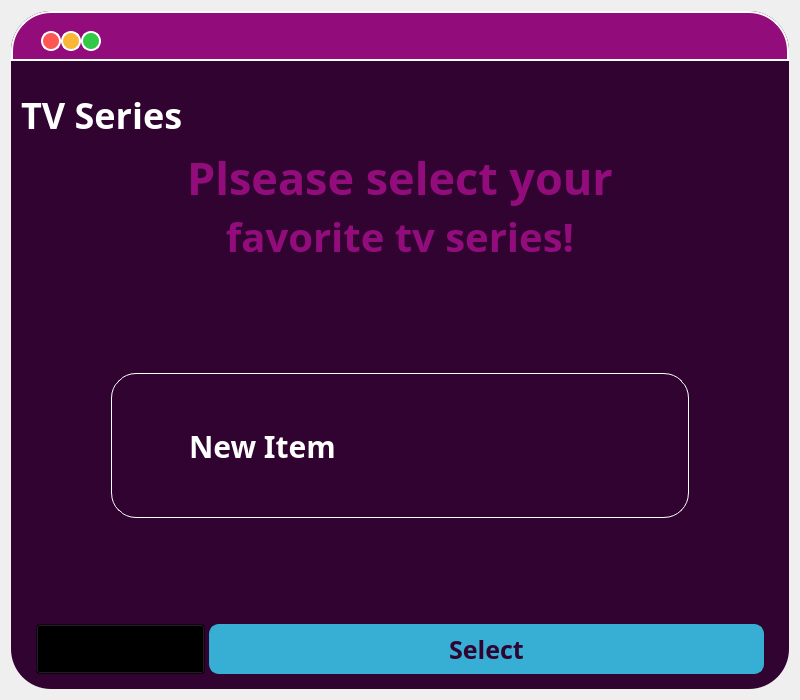
<?xml version="1.0" encoding="UTF-8"?>
<ui version="4.0">
 <class>MainWindow</class>
 <widget class="QMainWindow" name="MainWindow">
  <property name="geometry">
   <rect>
    <x>0</x>
    <y>0</y>
    <width>800</width>
    <height>600</height>
   </rect>
  </property>
  <property name="windowTitle">
   <string>MainWindow</string>
  </property>
  <widget class="QWidget" name="centralwidgetChooseTVSeries">
   <layout class="QVBoxLayout" name="verticalLayout">
    <property name="leftMargin">
     <number>11</number>
    </property>
    <property name="topMargin">
     <number>11</number>
    </property>
    <property name="rightMargin">
     <number>11</number>
    </property>
    <property name="bottomMargin">
     <number>11</number>
    </property>
    <item>
     <widget class="QFrame" name="chooseTvSeriesFrame">
      <property name="styleSheet">
       <string notr="true">QFrame{background:#300331;
border-style: solid;
  border-color: red;
border-radius:40;}


QPushButton:hover {
background: qradialgradient(
cx: 0.3, cy: -0.4, fx: 0.3, fy: -0.4,
radius: 1.35, stop: 0 #fff, stop: 1 #bbb
);
}

QSplitter::handle {
    background: none;
}

QPushButton:pressed {
border-style: inset;
background: qradialgradient(
cx: 0.4, cy: -0.1, fx: 0.4, fy: -0.1,
radius: 1.35, stop: 0 #fff, stop: 1 #ddd
);}</string>
      </property>
      <property name="frameShape">
       <enum>QFrame::StyledPanel</enum>
      </property>
      <property name="frameShadow">
       <enum>QFrame::Raised</enum>
      </property>
      <layout class="QHBoxLayout" name="horizontalLayout_2">
       <property name="leftMargin">
        <number>0</number>
       </property>
       <property name="topMargin">
        <number>0</number>
       </property>
       <property name="rightMargin">
        <number>0</number>
       </property>
       <property name="bottomMargin">
        <number>0</number>
       </property>
       <item>
        <widget class="QSplitter" name="splitter_2">
         <property name="styleSheet">
          <string notr="true">background:none;</string>
         </property>
         <property name="orientation">
          <enum>Qt::Vertical</enum>
         </property>
         <widget class="QWidget" name="layoutWidget_4">
          <layout class="QVBoxLayout" name="barLogo_2">
           <item>
            <widget class="QGroupBox" name="TabBar_2">
             <property name="minimumSize">
              <size>
               <width>0</width>
               <height>50</height>
              </size>
             </property>
             <property name="maximumSize">
              <size>
               <width>16777215</width>
               <height>50</height>
              </size>
             </property>
             <property name="styleSheet">
              <string notr="true">background:#920C7C;
border: 2px solid white;
border-radius:0;
border-top-left-radius: 40;
border-top-right-radius: 40;
</string>
             </property>
             <property name="title">
              <string/>
             </property>
             <widget class="QPushButton" name="btnClose">
              <property name="geometry">
               <rect>
                <x>30</x>
                <y>20</y>
                <width>20</width>
                <height>20</height>
               </rect>
              </property>
              <property name="styleSheet">
               <string notr="true">QPushButton{
background-color: #FD5754;
border-style: solid;
border-color: white;
border-width: 2px;
border-radius: 10px;
}

QPushButton:hover {
background: #37AED4;
}

QPushButton:pressed {
border-style: inset;
background: qradialgradient(
cx: 0.4, cy: -0.1, fx: 0.4, fy: -0.1,
radius: 1.35, stop: 0 #fff, stop: 1 #ddd
);}</string>
              </property>
              <property name="text">
               <string/>
              </property>
             </widget>
             <widget class="QPushButton" name="btnMinimize">
              <property name="geometry">
               <rect>
                <x>50</x>
                <y>20</y>
                <width>20</width>
                <height>20</height>
               </rect>
              </property>
              <property name="styleSheet">
               <string notr="true">QPushButton{
background-color: #F9B637;
border-style: solid;
border-color: white;
border-width: 2px;
border-radius: 10px;
}

QPushButton:hover {
background: #37AED4;
}

QPushButton:pressed {
border-style: inset;
background: qradialgradient(
cx: 0.4, cy: -0.1, fx: 0.4, fy: -0.1,
radius: 1.35, stop: 0 #fff, stop: 1 #ddd
);}</string>
              </property>
              <property name="text">
               <string/>
              </property>
             </widget>
             <widget class="QPushButton" name="btnZoom">
              <property name="geometry">
               <rect>
                <x>70</x>
                <y>20</y>
                <width>20</width>
                <height>20</height>
               </rect>
              </property>
              <property name="styleSheet">
               <string notr="true">QPushButton{
background-color: #34C848;
border-style: solid;
border-color: white;
border-width: 2px;
border-radius: 10px;
}


QPushButton:hover {
background: #37AED4;
}

QPushButton:pressed {
border-style: inset;
background: qradialgradient(
cx: 0.4, cy: -0.1, fx: 0.4, fy: -0.1,
radius: 1.35, stop: 0 #fff, stop: 1 #ddd
);}</string>
              </property>
              <property name="text">
               <string/>
              </property>
             </widget>
            </widget>
           </item>
           <item>
            <widget class="QGroupBox" name="BooksLogo_2">
             <property name="minimumSize">
              <size>
               <width>0</width>
               <height>75</height>
              </size>
             </property>
             <property name="styleSheet">
              <string notr="true">border:none;</string>
             </property>
             <property name="title">
              <string/>
             </property>
             <widget class="QLabel" name="label_10">
              <property name="geometry">
               <rect>
                <x>10</x>
                <y>10</y>
                <width>511</width>
                <height>75</height>
               </rect>
              </property>
              <property name="minimumSize">
               <size>
                <width>50</width>
                <height>75</height>
               </size>
              </property>
              <property name="styleSheet">
               <string notr="true">background:none;
font-size:36px;
color:white;
font-weight:bold;
font-family:google sans;
image: url(:/logo/img/RecSy.png);</string>
              </property>
              <property name="text">
               <string>TV Series</string>
              </property>
              <property name="margin">
               <number>50</number>
              </property>
             </widget>
            </widget>
           </item>
          </layout>
         </widget>
         <widget class="QWidget" name="layoutWidget_5">
          <layout class="QVBoxLayout" name="WholeBody_2">
           <property name="sizeConstraint">
            <enum>QLayout::SetDefaultConstraint</enum>
           </property>
           <property name="leftMargin">
            <number>25</number>
           </property>
           <property name="rightMargin">
            <number>25</number>
           </property>
           <property name="bottomMargin">
            <number>15</number>
           </property>
           <item>
            <widget class="QSplitter" name="body_2">
             <property name="styleSheet">
              <string notr="true">QSplitter::handle {
    background: none;
}</string>
             </property>
             <property name="orientation">
              <enum>Qt::Vertical</enum>
             </property>
             <widget class="QSplitter" name="hereIs_2">
              <property name="orientation">
               <enum>Qt::Vertical</enum>
              </property>
              <widget class="QWidget" name="layoutWidget_6">
               <layout class="QVBoxLayout" name="verticalLayout_4">
                <property name="spacing">
                 <number>0</number>
                </property>
                <property name="sizeConstraint">
                 <enum>QLayout::SetDefaultConstraint</enum>
                </property>
                <property name="bottomMargin">
                 <number>50</number>
                </property>
                <item>
                 <widget class="QLabel" name="label_4">
                  <property name="styleSheet">
                   <string notr="true">QLabel{
font-size:45px;
color:#920C7C;
font-weight:bold;
font-family:Google Sans;
}</string>
                  </property>
                  <property name="text">
                   <string>Plsease select your</string>
                  </property>
                  <property name="alignment">
                   <set>Qt::AlignCenter</set>
                  </property>
                 </widget>
                </item>
                <item>
                 <widget class="QLabel" name="label_5">
                  <property name="styleSheet">
                   <string notr="true">QLabel{
font-size:40px;
color:#920C7C;
font-weight:bold;
font-family:Google Sans;
}</string>
                  </property>
                  <property name="text">
                   <string>favorite tv series!</string>
                  </property>
                  <property name="alignment">
                   <set>Qt::AlignCenter</set>
                  </property>
                  <property name="margin">
                   <number>0</number>
                  </property>
                 </widget>
                </item>
               </layout>
              </widget>
             </widget>
             <widget class="QComboBox" name="comboBox_TvSeries">
              <property name="enabled">
               <bool>true</bool>
              </property>
              <property name="sizePolicy">
               <sizepolicy hsizetype="Preferred" vsizetype="Fixed">
                <horstretch>0</horstretch>
                <verstretch>0</verstretch>
               </sizepolicy>
              </property>
              <property name="minimumSize">
               <size>
                <width>0</width>
                <height>300</height>
               </size>
              </property>
              <property name="layoutDirection">
               <enum>Qt::LeftToRight</enum>
              </property>
              <property name="styleSheet">
               <string notr="true">QComboBox{color:white;
background:#300331;
font-size:30px;
font-weight:bold;
font-family:google sans;
text-align:center;
margin-bottom:100px;
border:1px solid white;
border-radius:25px;
 padding-left: 75px;
 padding-right: 75px;
margin-left:75px;
margin-top:55px;
margin-right:75px;}


</string>
              </property>
              <property name="editable">
               <bool>true</bool>
              </property>
              <property name="frame">
               <bool>true</bool>
              </property>
              <item>
               <property name="text">
                <string>New Item</string>
               </property>
              </item>
              <item>
               <property name="text">
                <string>New Item</string>
               </property>
              </item>
              <item>
               <property name="text">
                <string>New Item</string>
               </property>
              </item>
              <item>
               <property name="text">
                <string>New Item</string>
               </property>
              </item>
              <item>
               <property name="text">
                <string>New Item</string>
               </property>
              </item>
              <item>
               <property name="text">
                <string>New Item</string>
               </property>
              </item>
              <item>
               <property name="text">
                <string>New Item</string>
               </property>
              </item>
              <item>
               <property name="text">
                <string>New Item</string>
               </property>
              </item>
              <item>
               <property name="text">
                <string>New Item</string>
               </property>
              </item>
              <item>
               <property name="text">
                <string>New Item</string>
               </property>
              </item>
              <item>
               <property name="text">
                <string>New Item</string>
               </property>
              </item>
              <item>
               <property name="text">
                <string>New Item</string>
               </property>
              </item>
              <item>
               <property name="text">
                <string>New Item</string>
               </property>
              </item>
              <item>
               <property name="text">
                <string>xxx</string>
               </property>
              </item>
             </widget>
            </widget>
           </item>
           <item>
            <widget class="QSplitter" name="bottomBar_2">
             <property name="minimumSize">
              <size>
               <width>0</width>
               <height>50</height>
              </size>
             </property>
             <property name="styleSheet">
              <string notr="true">QSplitter::handle {
    background: none;
}</string>
             </property>
             <property name="orientation">
              <enum>Qt::Horizontal</enum>
             </property>
             <widget class="QToolButton" name="btnBack">
              <property name="styleSheet">
               <string notr="true">QToolButton{
background:transparent;
image: url(:/back/img/back.png);
}
QToolButton:hover {
background: #920C7C;
border: solid 1px;
border-radius:25;
}

QToolButton:pressed {
border-style: inset;
background: #37AED4;}</string>
              </property>
              <property name="text">
               <string/>
              </property>
             </widget>
             <widget class="QPushButton" name="btnSelect">
              <property name="styleSheet">
               <string notr="true">QPushButton{
background-color: #37AED4;
border-style: solid;
border-color: #37AED4;
border-width: 2px;
border-radius: 10px;
font-family:Google Sans;
font-weight: bold;
font-size:25px;
color:#300331;
}


QPushButton:hover {
background: #300331;
color:#37AED4;
border-color: #300331;
}

QPushButton:pressed {
border-style: inset;
background: qradialgradient(
cx: 0.4, cy: -0.1, fx: 0.4, fy: -0.1,
radius: 1.35, stop: 0 #fff, stop: 1 #ddd
);}</string>
              </property>
              <property name="text">
               <string>Select</string>
              </property>
             </widget>
            </widget>
           </item>
          </layout>
         </widget>
        </widget>
       </item>
      </layout>
     </widget>
    </item>
   </layout>
  </widget>
 </widget>
 <resources>
  <include location="../source.qrc"/>
 </resources>
 <connections/>
</ui>
